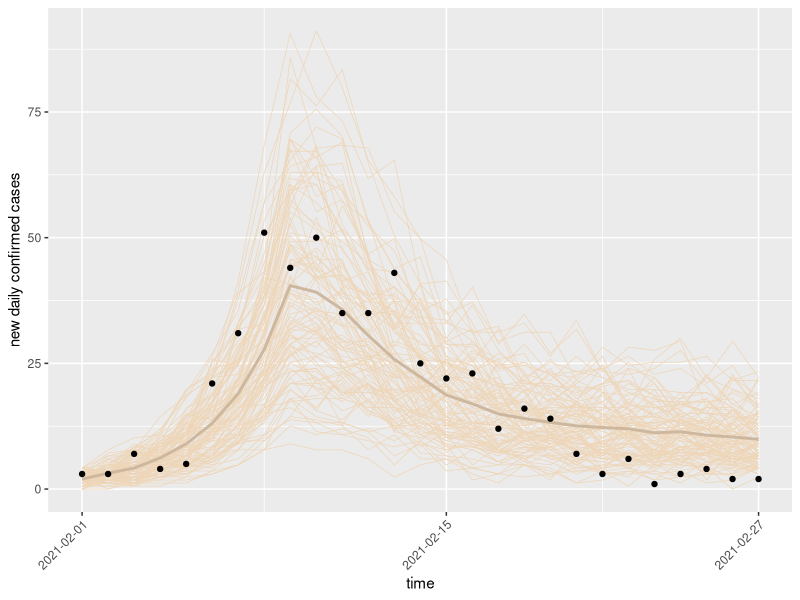
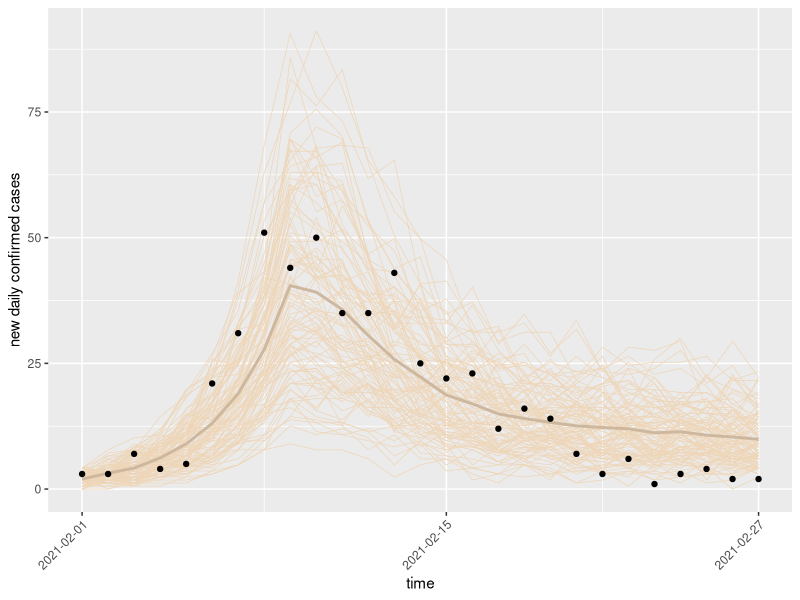

Generate these figures, in order, with R:

#theta<-c(beta0,delta,alpha,changepoint,...)
betaSIR<-function(t,theta){
    if(t< theta$changepoint) return(theta$beta0)
    theta$beta0*(theta$delta+
            (1-theta$delta)*exp(-theta$alpha*(t-theta$changepoint)))
}


#################################################

#theta<-c(beta0,delta,alpha,changepoint,gamma,pi,omega,mu...)
mpearl<-read.csv('mount_pearl.csv',header=T)
theta<-list(beta0=0.35,delta=0.4,alpha=0.2,changepoint=10,gamma=1/10,pi=0.6,
            omega=1/2,mu=2/30)

#theta<-c(beta0,delta,changepoint,gamma,pi,omega,mu,...)
sir.simula<-function(i0,theta,time.horizon){
    dN1<-rep(0,time.horizon)
    dN2<-rep(0,time.horizon)
    deltaNc<-rep(0,time.horizon)
    iu0<-i0*(1-theta$pi)/theta$pi
    ic0<-i0
    deltaNc[1]<-ic0
    for(k in seq(1,time.horizon)){
        dN1o<-rpois(1,betaSIR(k,theta)*(iu0+theta$omega*ic0)+theta$mu)
        dNc1<-theta$pi*dN1o
        dNu1<-(1-theta$pi)*dN1o
        dN2o<-rpois(1,theta$gamma*(ic0+iu0))
        ic0<-max(0,ic0+dNc1-theta$pi*dN2o)
        iu0<-max(0,iu0+dNu1-(1-theta$pi)*dN2o)
        dN1[k]<-dN1o
        dN2[k]<-dN2o
        deltaNc[k]<-dNc1
    }
    return(data.frame(time=seq(1,time.horizon),
                      deltaN1=dN1,deltaN2=dN2,deltaNc=deltaNc))
}

simulantro<-function(i0,theta,time.horizon,runs=100){
    risu<-data.frame()
    for(i in 1:runs){
        risu0<-sir.simula(i0,theta,time.horizon)
        risu<-rbind(risu,cbind(risu0,run=as.factor(i)))
    }
    return(risu)
}

library(ggplot2)
mpearl<-read.csv('mount_pearl.csv',header=T)
mpearl$time=seq(1,length(mpearl$newcases))
theta<-list(beta0=0.765,delta=0.121,alpha=.44,changepoint=9,gamma=1/11,pi=0.6,
            omega=1/2,mu=2/30)
mpframo<-simulantro(4,theta,dim(mpearl)[1])
mObs<-with(mpframo,tapply(deltaNc,as.factor(time),mean))
mObs<-data.frame(time=seq(1,length(mObs)),mean=mObs)

ttmm<-c(1,15,27)
ttll<-mpearl$date[ttmm]
ggplot(mpframo,aes(x=time,y=deltaNc,group=run))+
    geom_line(lwd=0.25,colour='bisque2')+
    geom_line(aes(y=mean,x=time),lwd=1,colour='bisque3',
              data=mObs,inherit.aes=FALSE)+
   geom_point(aes(y=newcases,x=time),
              data=mpearl,inherit.aes=FALSE)+
    ylab('new daily confirmed cases')+
    scale_x_continuous(breaks=ttmm,labels=ttll)+
    theme(axis.text.x=element_text(angle=45,hjust=1))
    theme_bw()
ggsave(file='mpearl.svg',width=9,height=6)

